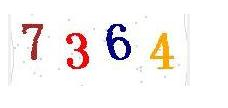
#> input picture ai/yzm.jpg, 228 x 108 px
$ python '图片识别验证码.py'
#> lines starting #> are read from the running program, lines starting #| are printed output that depends on the picture; after the words box and inside, x2 and y2 are one past the last pixel; in counts of white or black regions, pixels touching at a corner belong together
#-*-coding:utf-8-*-
from imp import reload

__author__ = 'Administrator'

import sys
reload(sys)
# sys.setdefaultencoding('utf-8')

import time
time1 = time.time()
from PIL import Image
import pytesseract

###########二值化算法
def binarizing(img,threshold):
    pixdata = img.load()
    w, h = img.size
    for y in range(h):
        for x in range(w):
            if pixdata[x, y] < threshold:
                pixdata[x, y] = 0
            else:
                pixdata[x, y] = 255
    return img


###########去除干扰线算法
def depoint(img):   #input: gray image
    pixdata = img.load()
    w,h = img.size
    for y in range(1,h-1):
        for x in range(1,w-1):
            count = 0
            if pixdata[x,y-1] > 245:
                count = count + 1
            if pixdata[x,y+1] > 245:
                count = count + 1
            if pixdata[x-1,y] > 245:
                count = count + 1
            if pixdata[x+1,y] > 245:
                count = count + 1
            if count > 2:
                pixdata[x,y] = 255
    return img


image = Image.open(r'yzm.jpg')
#> image is the input picture: PIL image 228x108 RGB; mean R, G, B 246.2, 242, 240.6
# 转化为灰度图
img = image.convert('L')
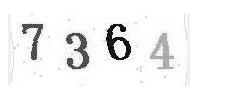
#> img: PIL image 228x108 L; min 4, max 255, mean 243.1
# 把图片变成二值图像。
img1=binarizing(img,190)
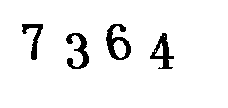
#> img1: PIL image 228x108 L; 94.5% white; 4 black regions, box (x1, y1, x2, y2) and area: (106, 24, 131, 60) 402, (66, 33, 89, 69) 352, (150, 33, 174, 69) 337, (22, 24, 43, 60) 264
# img2=depoint(img1)
img1.show()
#> (the run stopped early here; a loop or call above may not have finished)
